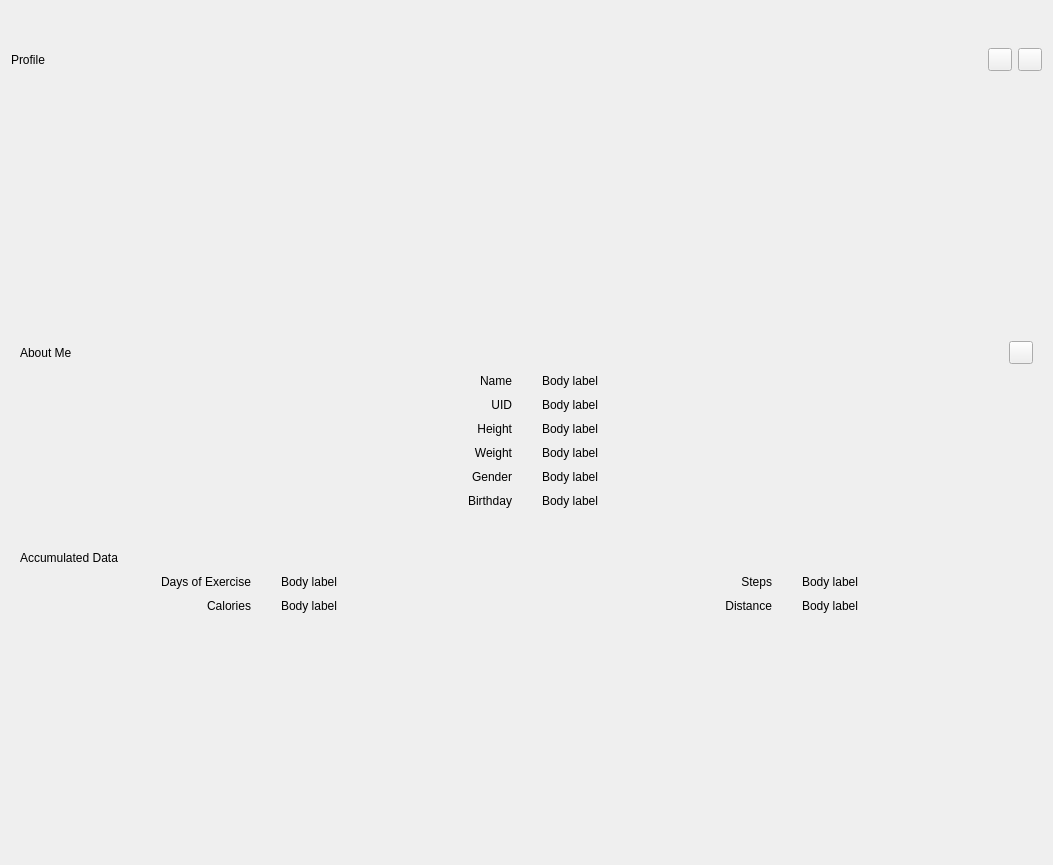
<?xml version="1.0" encoding="UTF-8"?>
<ui version="4.0">
 <class>ProfileInterface</class>
 <widget class="QWidget" name="ProfileInterface">
  <property name="geometry">
   <rect>
    <x>0</x>
    <y>0</y>
    <width>1053</width>
    <height>865</height>
   </rect>
  </property>
  <property name="windowTitle">
   <string>Form</string>
  </property>
  <layout class="QVBoxLayout" name="verticalLayout">
   <item>
    <spacer name="verticalSpacer">
     <property name="orientation">
      <enum>Qt::Vertical</enum>
     </property>
     <property name="sizeType">
      <enum>QSizePolicy::Fixed</enum>
     </property>
     <property name="sizeHint" stdset="0">
      <size>
       <width>966</width>
       <height>37</height>
      </size>
     </property>
    </spacer>
   </item>
   <item>
    <layout class="QHBoxLayout" name="horizontalLayout">
     <property name="bottomMargin">
      <number>10</number>
     </property>
     <item>
      <widget class="TitleLabel" name="TitleLabel">
       <property name="text">
        <string>Profile</string>
       </property>
       <property name="pixelFontSize" stdset="0">
        <number>50</number>
       </property>
      </widget>
     </item>
     <item>
      <widget class="ToolButton" name="themeButton"/>
     </item>
     <item>
      <widget class="ToolButton" name="GitHubButton"/>
     </item>
    </layout>
   </item>
   <item>
    <layout class="QVBoxLayout" name="verticalLayout_3">
     <property name="bottomMargin">
      <number>30</number>
     </property>
     <item>
      <widget class="IconWidget" name="IconWidget">
       <property name="sizePolicy">
        <sizepolicy hsizetype="Preferred" vsizetype="Fixed">
         <horstretch>0</horstretch>
         <verstretch>0</verstretch>
        </sizepolicy>
       </property>
       <property name="minimumSize">
        <size>
         <width>200</width>
         <height>200</height>
        </size>
       </property>
       <property name="icon">
        <iconset>
         <normaloff>../resource/images/profile/user.png</normaloff>../resource/images/profile/user.png</iconset>
       </property>
      </widget>
     </item>
    </layout>
   </item>
   <item>
    <widget class="SimpleCardWidget" name="profileCard">
     <property name="minimumSize">
      <size>
       <width>0</width>
       <height>0</height>
      </size>
     </property>
     <layout class="QGridLayout" name="gridLayout">
      <property name="leftMargin">
       <number>9</number>
      </property>
      <property name="topMargin">
       <number>15</number>
      </property>
      <property name="bottomMargin">
       <number>28</number>
      </property>
      <property name="verticalSpacing">
       <number>10</number>
      </property>
      <item row="6" column="0">
       <layout class="QHBoxLayout" name="horizontalLayout_4">
        <property name="spacing">
         <number>30</number>
        </property>
        <item>
         <widget class="StrongBodyLabel" name="genderCap">
          <property name="sizePolicy">
           <sizepolicy hsizetype="Preferred" vsizetype="Fixed">
            <horstretch>0</horstretch>
            <verstretch>0</verstretch>
           </sizepolicy>
          </property>
          <property name="minimumSize">
           <size>
            <width>50</width>
            <height>0</height>
           </size>
          </property>
          <property name="text">
           <string>Gender</string>
          </property>
          <property name="alignment">
           <set>Qt::AlignRight|Qt::AlignTrailing|Qt::AlignVCenter</set>
          </property>
         </widget>
        </item>
        <item>
         <widget class="BodyLabel" name="genderLabel">
          <property name="sizePolicy">
           <sizepolicy hsizetype="Preferred" vsizetype="Fixed">
            <horstretch>0</horstretch>
            <verstretch>0</verstretch>
           </sizepolicy>
          </property>
          <property name="text">
           <string>Body label</string>
          </property>
         </widget>
        </item>
       </layout>
      </item>
      <item row="1" column="0">
       <layout class="QGridLayout" name="gridLayout_2" rowminimumheight="0">
        <property name="topMargin">
         <number>3</number>
        </property>
        <item row="0" column="0">
         <widget class="SubtitleLabel" name="SubtitleLabel_2">
          <property name="text">
           <string>About Me</string>
          </property>
         </widget>
        </item>
        <item row="0" column="1">
         <widget class="ToolButton" name="editButton"/>
        </item>
       </layout>
      </item>
      <item row="3" column="0">
       <layout class="QHBoxLayout" name="horizontalLayout_3">
        <property name="spacing">
         <number>30</number>
        </property>
        <item>
         <widget class="StrongBodyLabel" name="UIDCap">
          <property name="sizePolicy">
           <sizepolicy hsizetype="Preferred" vsizetype="Fixed">
            <horstretch>0</horstretch>
            <verstretch>0</verstretch>
           </sizepolicy>
          </property>
          <property name="minimumSize">
           <size>
            <width>50</width>
            <height>0</height>
           </size>
          </property>
          <property name="text">
           <string>UID</string>
          </property>
          <property name="alignment">
           <set>Qt::AlignRight|Qt::AlignTrailing|Qt::AlignVCenter</set>
          </property>
         </widget>
        </item>
        <item>
         <widget class="BodyLabel" name="UIDLabel">
          <property name="sizePolicy">
           <sizepolicy hsizetype="Preferred" vsizetype="Fixed">
            <horstretch>0</horstretch>
            <verstretch>0</verstretch>
           </sizepolicy>
          </property>
          <property name="text">
           <string>Body label</string>
          </property>
         </widget>
        </item>
       </layout>
      </item>
      <item row="2" column="0">
       <layout class="QHBoxLayout" name="horizontalLayout_2">
        <property name="spacing">
         <number>30</number>
        </property>
        <item>
         <widget class="StrongBodyLabel" name="nameCap">
          <property name="sizePolicy">
           <sizepolicy hsizetype="Preferred" vsizetype="Fixed">
            <horstretch>0</horstretch>
            <verstretch>0</verstretch>
           </sizepolicy>
          </property>
          <property name="minimumSize">
           <size>
            <width>50</width>
            <height>0</height>
           </size>
          </property>
          <property name="text">
           <string>Name</string>
          </property>
          <property name="alignment">
           <set>Qt::AlignRight|Qt::AlignTrailing|Qt::AlignVCenter</set>
          </property>
         </widget>
        </item>
        <item>
         <widget class="BodyLabel" name="nameLabel">
          <property name="sizePolicy">
           <sizepolicy hsizetype="Preferred" vsizetype="Fixed">
            <horstretch>0</horstretch>
            <verstretch>0</verstretch>
           </sizepolicy>
          </property>
          <property name="text">
           <string>Body label</string>
          </property>
         </widget>
        </item>
       </layout>
      </item>
      <item row="7" column="0">
       <layout class="QHBoxLayout" name="horizontalLayout_5">
        <property name="spacing">
         <number>30</number>
        </property>
        <item>
         <widget class="StrongBodyLabel" name="ageCap">
          <property name="sizePolicy">
           <sizepolicy hsizetype="Preferred" vsizetype="Fixed">
            <horstretch>0</horstretch>
            <verstretch>0</verstretch>
           </sizepolicy>
          </property>
          <property name="minimumSize">
           <size>
            <width>50</width>
            <height>0</height>
           </size>
          </property>
          <property name="text">
           <string>Birthday</string>
          </property>
          <property name="alignment">
           <set>Qt::AlignRight|Qt::AlignTrailing|Qt::AlignVCenter</set>
          </property>
         </widget>
        </item>
        <item>
         <widget class="BodyLabel" name="ageLabel">
          <property name="sizePolicy">
           <sizepolicy hsizetype="Preferred" vsizetype="Fixed">
            <horstretch>0</horstretch>
            <verstretch>0</verstretch>
           </sizepolicy>
          </property>
          <property name="text">
           <string>Body label</string>
          </property>
         </widget>
        </item>
       </layout>
      </item>
      <item row="4" column="0">
       <layout class="QHBoxLayout" name="horizontalLayout_9">
        <property name="spacing">
         <number>30</number>
        </property>
        <item>
         <widget class="StrongBodyLabel" name="UIDCap_2">
          <property name="sizePolicy">
           <sizepolicy hsizetype="Preferred" vsizetype="Fixed">
            <horstretch>0</horstretch>
            <verstretch>0</verstretch>
           </sizepolicy>
          </property>
          <property name="minimumSize">
           <size>
            <width>50</width>
            <height>0</height>
           </size>
          </property>
          <property name="text">
           <string>Height</string>
          </property>
          <property name="alignment">
           <set>Qt::AlignRight|Qt::AlignTrailing|Qt::AlignVCenter</set>
          </property>
         </widget>
        </item>
        <item>
         <widget class="BodyLabel" name="heightLabel">
          <property name="sizePolicy">
           <sizepolicy hsizetype="Preferred" vsizetype="Fixed">
            <horstretch>0</horstretch>
            <verstretch>0</verstretch>
           </sizepolicy>
          </property>
          <property name="text">
           <string>Body label</string>
          </property>
         </widget>
        </item>
       </layout>
      </item>
      <item row="5" column="0">
       <layout class="QHBoxLayout" name="horizontalLayout_10">
        <property name="spacing">
         <number>30</number>
        </property>
        <item>
         <widget class="StrongBodyLabel" name="UIDCap_3">
          <property name="sizePolicy">
           <sizepolicy hsizetype="Preferred" vsizetype="Fixed">
            <horstretch>0</horstretch>
            <verstretch>0</verstretch>
           </sizepolicy>
          </property>
          <property name="minimumSize">
           <size>
            <width>50</width>
            <height>0</height>
           </size>
          </property>
          <property name="text">
           <string>Weight</string>
          </property>
          <property name="alignment">
           <set>Qt::AlignRight|Qt::AlignTrailing|Qt::AlignVCenter</set>
          </property>
         </widget>
        </item>
        <item>
         <widget class="BodyLabel" name="weightLabel">
          <property name="sizePolicy">
           <sizepolicy hsizetype="Preferred" vsizetype="Fixed">
            <horstretch>0</horstretch>
            <verstretch>0</verstretch>
           </sizepolicy>
          </property>
          <property name="text">
           <string>Body label</string>
          </property>
         </widget>
        </item>
       </layout>
      </item>
     </layout>
    </widget>
   </item>
   <item>
    <widget class="SimpleCardWidget" name="historyCard">
     <layout class="QVBoxLayout" name="verticalLayout_2">
      <property name="spacing">
       <number>10</number>
      </property>
      <item>
       <widget class="SubtitleLabel" name="SubtitleLabel">
        <property name="text">
         <string>Accumulated Data</string>
        </property>
       </widget>
      </item>
      <item>
       <layout class="QHBoxLayout" name="horizontalLayout_6">
        <property name="spacing">
         <number>30</number>
        </property>
        <item>
         <widget class="StrongBodyLabel" name="StrongBodyLabel_5">
          <property name="sizePolicy">
           <sizepolicy hsizetype="Preferred" vsizetype="Fixed">
            <horstretch>0</horstretch>
            <verstretch>0</verstretch>
           </sizepolicy>
          </property>
          <property name="minimumSize">
           <size>
            <width>50</width>
            <height>0</height>
           </size>
          </property>
          <property name="text">
           <string>Days of Exercise</string>
          </property>
          <property name="alignment">
           <set>Qt::AlignRight|Qt::AlignTrailing|Qt::AlignVCenter</set>
          </property>
         </widget>
        </item>
        <item>
         <widget class="BodyLabel" name="BodyLabel_5">
          <property name="sizePolicy">
           <sizepolicy hsizetype="Preferred" vsizetype="Fixed">
            <horstretch>0</horstretch>
            <verstretch>0</verstretch>
           </sizepolicy>
          </property>
          <property name="text">
           <string>Body label</string>
          </property>
         </widget>
        </item>
        <item>
         <widget class="StrongBodyLabel" name="StrongBodyLabel_8">
          <property name="sizePolicy">
           <sizepolicy hsizetype="Preferred" vsizetype="Fixed">
            <horstretch>0</horstretch>
            <verstretch>0</verstretch>
           </sizepolicy>
          </property>
          <property name="minimumSize">
           <size>
            <width>50</width>
            <height>0</height>
           </size>
          </property>
          <property name="text">
           <string>Steps</string>
          </property>
          <property name="alignment">
           <set>Qt::AlignRight|Qt::AlignTrailing|Qt::AlignVCenter</set>
          </property>
         </widget>
        </item>
        <item>
         <widget class="BodyLabel" name="BodyLabel_8">
          <property name="sizePolicy">
           <sizepolicy hsizetype="Preferred" vsizetype="Fixed">
            <horstretch>0</horstretch>
            <verstretch>0</verstretch>
           </sizepolicy>
          </property>
          <property name="text">
           <string>Body label</string>
          </property>
         </widget>
        </item>
       </layout>
      </item>
      <item>
       <layout class="QHBoxLayout" name="horizontalLayout_7">
        <property name="spacing">
         <number>30</number>
        </property>
        <item>
         <widget class="StrongBodyLabel" name="StrongBodyLabel_9">
          <property name="sizePolicy">
           <sizepolicy hsizetype="Preferred" vsizetype="Fixed">
            <horstretch>0</horstretch>
            <verstretch>0</verstretch>
           </sizepolicy>
          </property>
          <property name="minimumSize">
           <size>
            <width>50</width>
            <height>0</height>
           </size>
          </property>
          <property name="text">
           <string>Calories</string>
          </property>
          <property name="alignment">
           <set>Qt::AlignRight|Qt::AlignTrailing|Qt::AlignVCenter</set>
          </property>
         </widget>
        </item>
        <item>
         <widget class="BodyLabel" name="BodyLabel_9">
          <property name="sizePolicy">
           <sizepolicy hsizetype="Preferred" vsizetype="Fixed">
            <horstretch>0</horstretch>
            <verstretch>0</verstretch>
           </sizepolicy>
          </property>
          <property name="text">
           <string>Body label</string>
          </property>
         </widget>
        </item>
        <item>
         <widget class="StrongBodyLabel" name="StrongBodyLabel_6">
          <property name="sizePolicy">
           <sizepolicy hsizetype="Preferred" vsizetype="Fixed">
            <horstretch>0</horstretch>
            <verstretch>0</verstretch>
           </sizepolicy>
          </property>
          <property name="minimumSize">
           <size>
            <width>50</width>
            <height>0</height>
           </size>
          </property>
          <property name="text">
           <string>Distance</string>
          </property>
          <property name="alignment">
           <set>Qt::AlignRight|Qt::AlignTrailing|Qt::AlignVCenter</set>
          </property>
         </widget>
        </item>
        <item>
         <widget class="BodyLabel" name="BodyLabel_6">
          <property name="sizePolicy">
           <sizepolicy hsizetype="Preferred" vsizetype="Fixed">
            <horstretch>0</horstretch>
            <verstretch>0</verstretch>
           </sizepolicy>
          </property>
          <property name="text">
           <string>Body label</string>
          </property>
         </widget>
        </item>
       </layout>
      </item>
     </layout>
    </widget>
   </item>
   <item>
    <spacer name="verticalSpacer_2">
     <property name="orientation">
      <enum>Qt::Vertical</enum>
     </property>
     <property name="sizeHint" stdset="0">
      <size>
       <width>20</width>
       <height>40</height>
      </size>
     </property>
    </spacer>
   </item>
  </layout>
 </widget>
 <customwidgets>
  <customwidget>
   <class>ToolButton</class>
   <extends>QToolButton</extends>
   <header>qfluentwidgets</header>
  </customwidget>
  <customwidget>
   <class>IconWidget</class>
   <extends>QWidget</extends>
   <header>qfluentwidgets</header>
  </customwidget>
  <customwidget>
   <class>CardWidget</class>
   <extends>QFrame</extends>
   <header>qfluentwidgets</header>
   <container>1</container>
  </customwidget>
  <customwidget>
   <class>SimpleCardWidget</class>
   <extends>CardWidget</extends>
   <header>qfluentwidgets</header>
   <container>1</container>
  </customwidget>
  <customwidget>
   <class>BodyLabel</class>
   <extends>QLabel</extends>
   <header>qfluentwidgets</header>
  </customwidget>
  <customwidget>
   <class>StrongBodyLabel</class>
   <extends>QLabel</extends>
   <header>qfluentwidgets</header>
  </customwidget>
  <customwidget>
   <class>SubtitleLabel</class>
   <extends>QLabel</extends>
   <header>qfluentwidgets</header>
  </customwidget>
  <customwidget>
   <class>TitleLabel</class>
   <extends>QLabel</extends>
   <header>qfluentwidgets</header>
  </customwidget>
 </customwidgets>
 <resources/>
 <connections/>
</ui>
